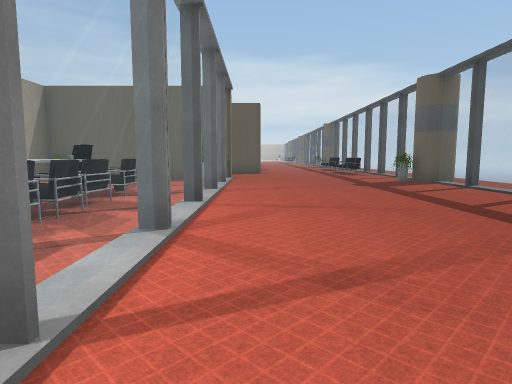
View 1 (above)

24 first-person views from a walk through a Unity game level. The camera is 1.5 m above the floor, tilts 6° down and sees 75° across. The floor is counted in squares, 2 m on a side. Each view is taken from the middle of a square. On the plan, view 1 faces up. The plan holds only what a view shows up to about 11 squares ahead; the rest is blank. The place goes on beyond the plan. The player character is not drawn. Some surface patterns are stand-ins.

View 2
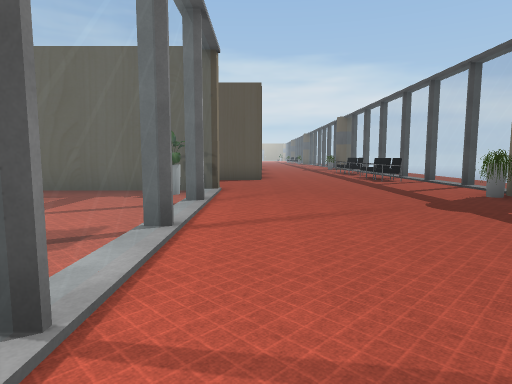

View 3
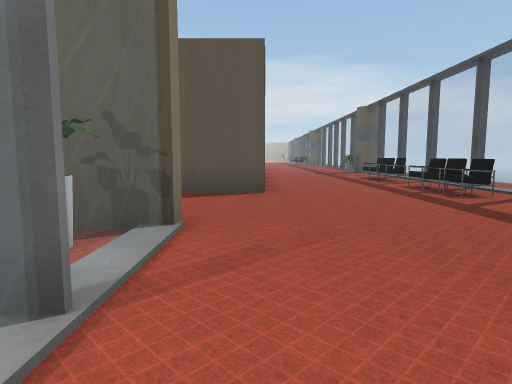

View 4
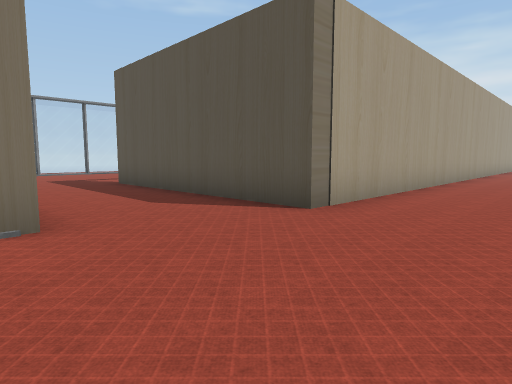

View 5
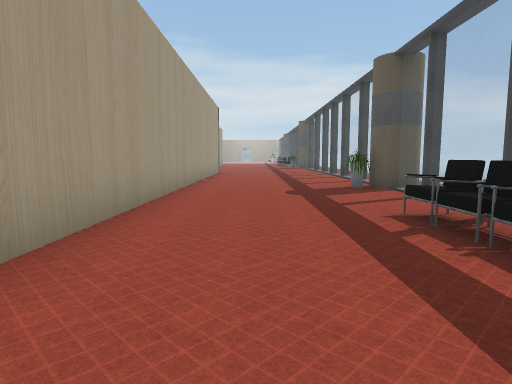

View 6
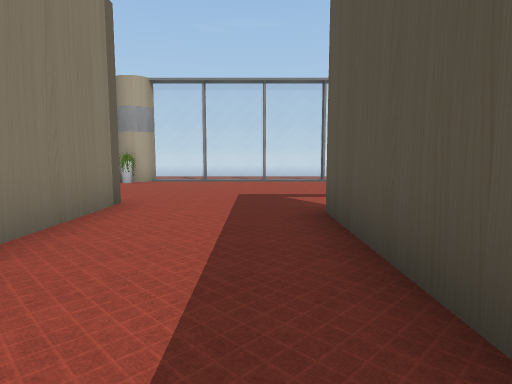

View 7
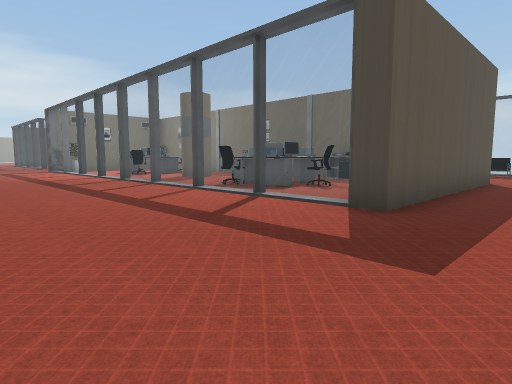

View 8
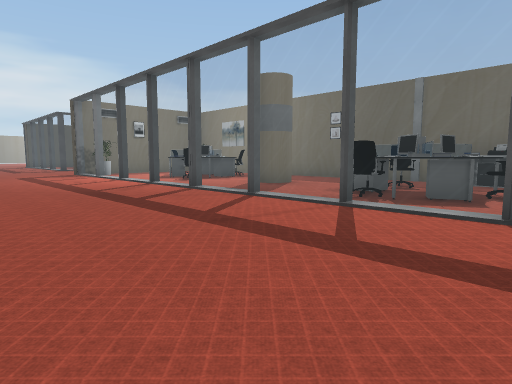

View 9
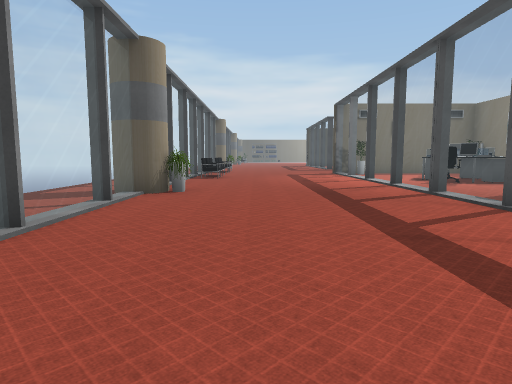

View 10
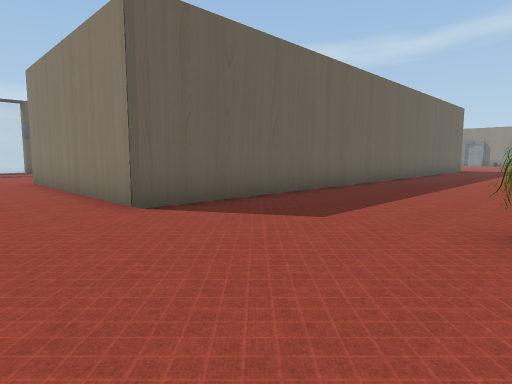

View 11
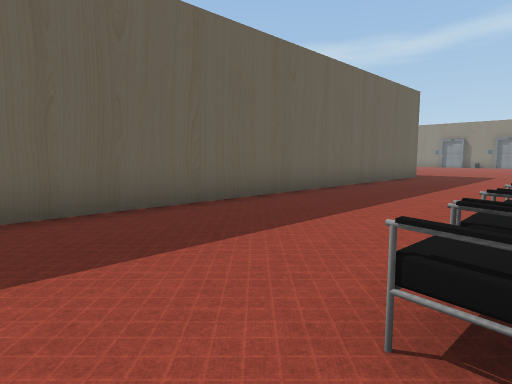

View 12
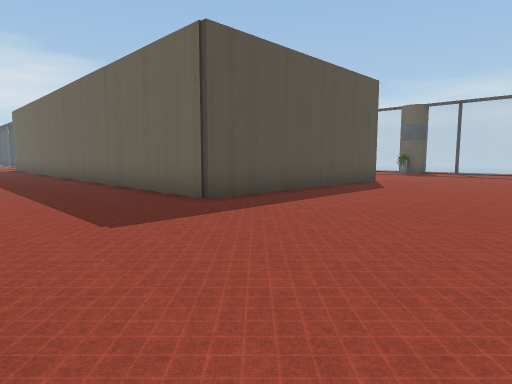

View 13
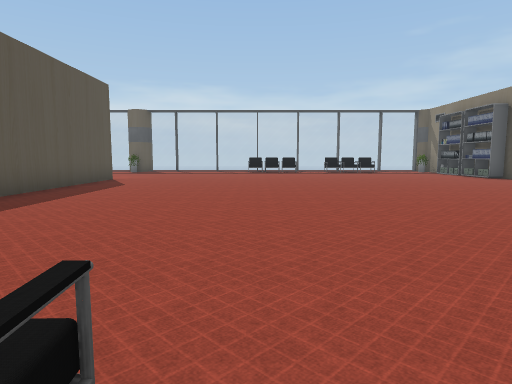

View 14
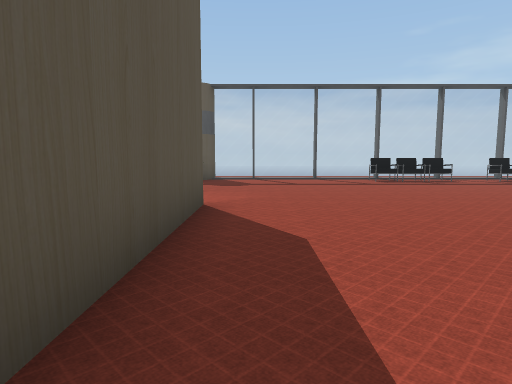

View 15
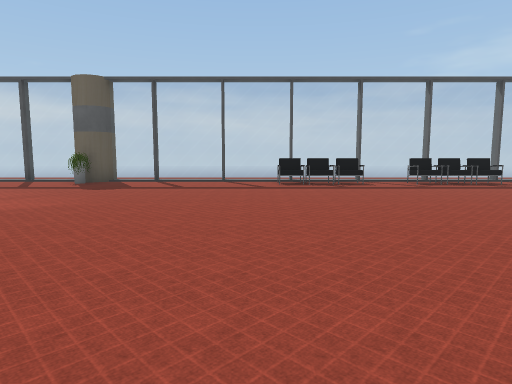

View 16
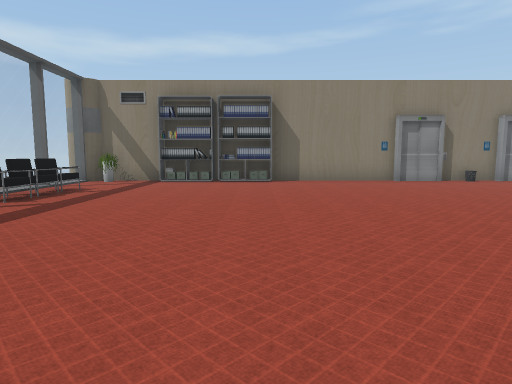

View 17
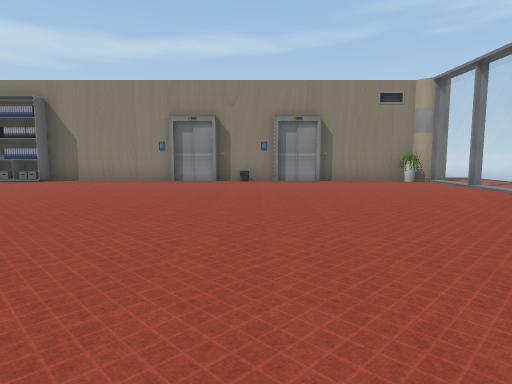

View 18
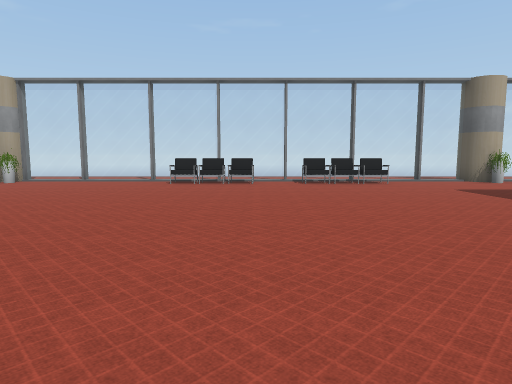

View 19
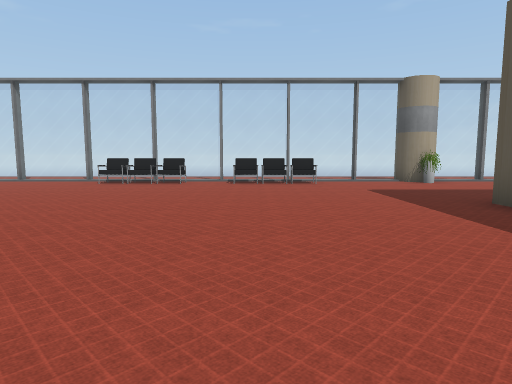

View 20
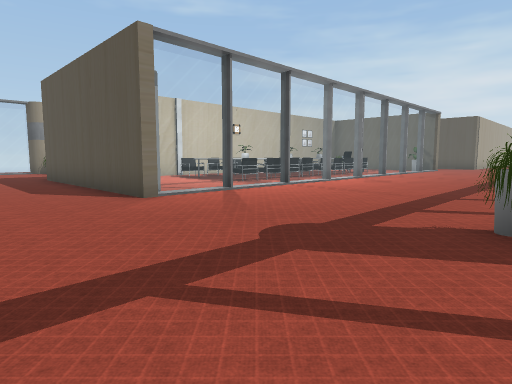

View 21
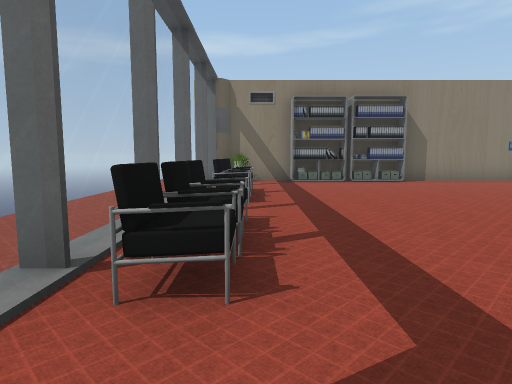

View 22
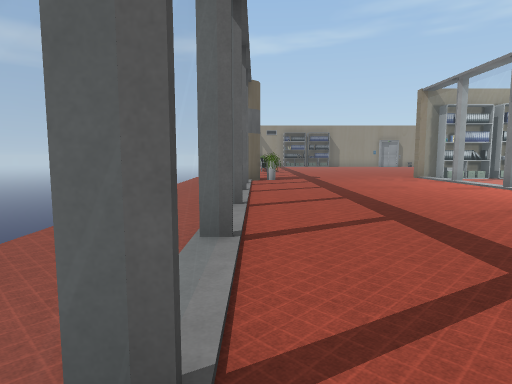

View 23
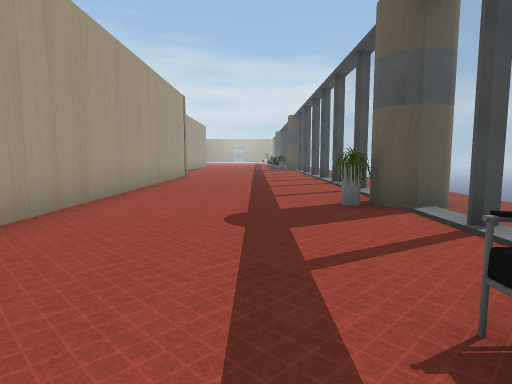

View 24
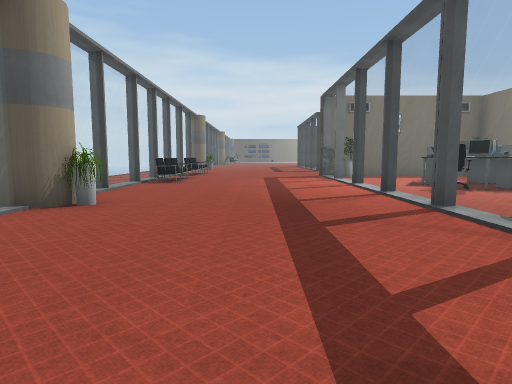

### Floor plan
Key: @ floor where view 1 was taken; # wall or solid block; . floor; = window, fence, low wall or low ledge; ^ raised ledge; C column; P plant; H chair; M monitor; E elevator; O other object.
Columns run from 13 left of view 1 to 6 right of it. Each row starts with its distance up from view 1.
 30   .....=     #.....
 29 #H.....      #.....=
 28  ......=.    #.....
 27 =......=H M  #.....=
 26  ......=...   .....
 25  ......=..   #.....
 24 CP.....=.#C  #....C#
 23 =......=.C#. #....P=
 22 =......=.... #.....=
 21  ......=.OO..C.....
 20 =......=OOOOO#...H.=
 19  ......=OOO O#...H.
 18   .....=OOO.O#...H.=
 17   .....=..  O#.....
 16 =......=     #...H.=
 15 =......#######...H.=
 14 =..................=
 13 =..................=
 12 =..................=
 11 =.....######=......C
 10  C....#  ..P=.....PC
  9  P....#   ..=......
  8  .....#  HO.=......=
  7  .....# ^OOH=......
  6  H....    H.=......=
  5  O....#   H.=......
  4   ....#   HH=......=
  3   ....#   H.=......
  2    ...#    .=......#
  1   ....#     =......
  0   ....    HO=@.....=
 -1    ...#  ^H.=......=
 -2 #. ...#  ...=......#
 -3 =.....#  ...=......
 -4 CP....#   OO=.....PC
 -5 =.....### #O#......=
 -6 =..................=
 -7  ..................=
 -8  H.................#
 -9  H.................=
-10 =................H.=
-11 =H...............H.
-12 =H...............H.=
-13 =H.................=
-14 =................H.=
-15 =................H.=
-16 =..................=
-17 =..................=
-18 =P...EO.E....OOO.P.C
-19 C#################C#

Positions as (right, up) in squares from view 1, and headings:
1: (0, 0), facing up
2: (0, 4), facing up
3: (0, 8), facing up
4: (3, 11), facing up-left
5: (2, 16), facing up
6: (-2, 14), facing left
7: (-11, 13), facing up-right
8: (-11, 17), facing up-right
9: (-10, 17), facing up
10: (-12, 14), facing down-right
11: (-12, 8), facing down-right
12: (-11, -10), facing up-right
13: (-12, -10), facing right
14: (-6, -6), facing right
15: (-5, -9), facing right
16: (0, -8), facing down
17: (-7, -8), facing down
18: (-2, -11), facing left
19: (-2, -9), facing left
20: (5, -8), facing up-left
21: (4, -8), facing down
22: (5, 7), facing down
23: (3, 19), facing up
24: (-9, 19), facing up
